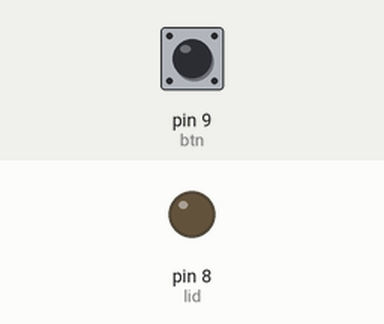
Recording of a sketch running on a simulated Arduino Uno, built with avr-gcc and run on an emulated ATmega328P. Parts: output pins drawn as LEDs (lit = HIGH). Dashed ring = blinking. The test bench sets the inputs (shaded band); at power-on: pin 9 (btn) LOW.

Above: at 1.2 s.
1.3 s: pin 9 (btn) pulled HIGH for 1 s
At 3.0 s:
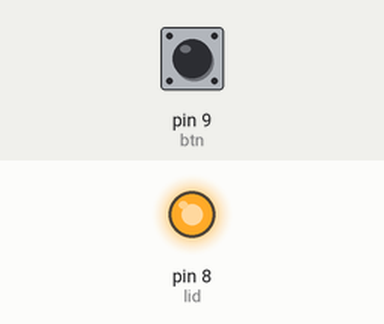
4.3 s: pin 9 (btn) pulled HIGH for 0.15 s
At 4.6 s:
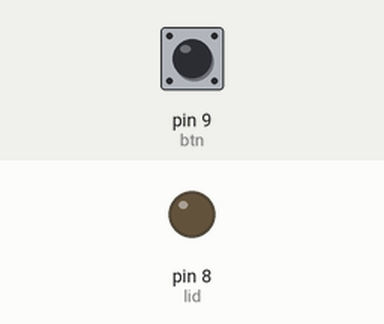
5.9 s: pin 9 (btn) pulled HIGH for 3.2 s
At 6.07 s:
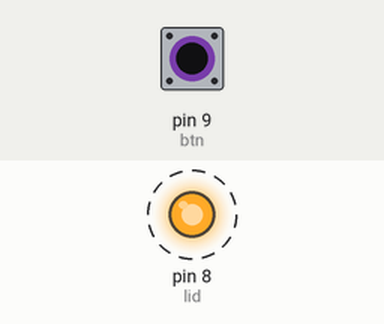
Timing chart, 0 to 10.5 s (numbered marks = the images above; inputs shaded):
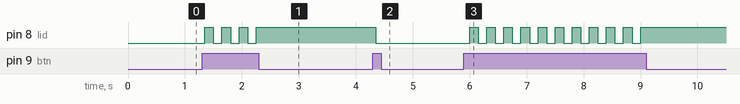

The sketch:

test.ino
```cpp
int lid = 8;
int btn = 9;
int reading = 0;
bool isBtnClicked = false;

void setup() {

  // put your setup code here, to run once:
pinMode(btn,INPUT);
pinMode(lid,OUTPUT);

}

void loop() {
//   put your main code here, to run repeatedly:

isBtnClicked = digitalRead(btn)== 1;
if(isBtnClicked and digitalRead(lid)==1){
reading = 0;

}else if(isBtnClicked and digitalRead(lid)==0){

  reading = 1;
}

digitalWrite(lid,reading);
   delay(150);

}
```

Measured:
- after the input at 1.3 s, pin 8 (lid): alternates HIGH for 0.15 s and LOW for 0.15 s, 7 changes in all, then stays HIGH, starting after 0.05 s
- after the input at 4.3 s, pin 8 (lid): HIGH → LOW after 0.05 s
- after the input at 5.9 s, pin 8 (lid): alternates HIGH for 0.15 s and LOW for 0.15 s, 21 changes in all, then stays HIGH, starting after 0.10 s
